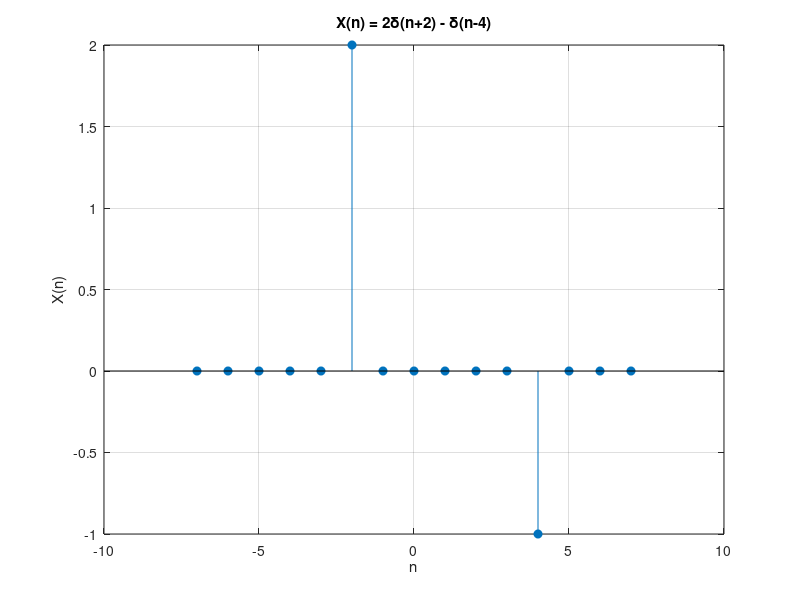

Source code (MATLAB):
clc; clear; close all;

% --- Step 1: Define n and initialize X(n) ---
n = -7:7;                 
x = zeros(1,length(n));      

% --- Step 2: Assign values according to the sequence ---
x(n == -2) = 2;           % corresponds to 2δ(n+2)
x(n == 4) = -1;           % corresponds to -δ(n-4)

% --- Step 3: Plot the sequence ---
stem(n, x, 'filled');     
title('X(n) = 2\delta(n+2) - \delta(n-4)');
xlabel('n');
ylabel('X(n)');
grid on;
